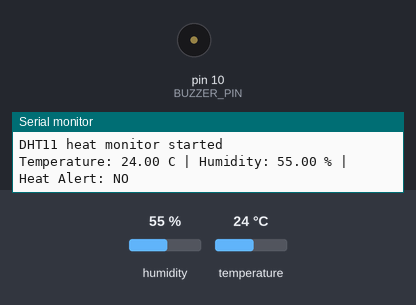
This sketch was run on a simulated Arduino Uno, built with avr-gcc and run on an emulated ATmega328P. On the bench: buzzer (waves = sounding), the last lines printed to the serial monitor. The test bench sets the inputs (shaded band); at power-on: temperature 24 °C, humidity 55 %.

Above: at 1.7 s.
1.8 s: temperature set to 28 °C
4.5 s: temperature set to 31 °C
At 5.2 s:
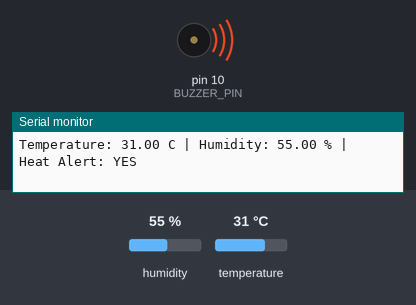
Timing chart, 0 to 7.5 s (numbered marks = the images above; inputs shaded):
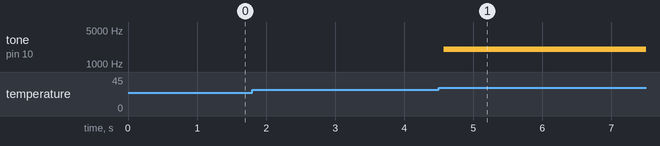

Measured:
- the behaviour switches between 29 and 30 °C on temperature (found by bisection; images 0 and 1)
- after the input at 4.5 s, tone on pin 10 (BUZZER_PIN): silent → 2000 Hz after 0.07 s

The sketch:

voinex.ino
```cpp
#include <DHT.h>

#define DHT_PIN A1
#define DHT_TYPE DHT11
#define BUZZER_PIN 10

const float HEAT_LIMIT = 30.0;

DHT dht(DHT_PIN, DHT_TYPE);

void setup() {
  Serial.begin(115200);
  delay(500);

  pinMode(BUZZER_PIN, OUTPUT);

  dht.begin();
  noTone(BUZZER_PIN);

  Serial.println("DHT11 heat monitor started");
}

void loop() {
  float temperature = dht.readTemperature();
  float humidity = dht.readHumidity();

  if (isnan(temperature) || isnan(humidity)) {
    Serial.println("DHT11 Reading: ERROR");
    noTone(BUZZER_PIN);
    delay(2000);
    return;
  }

  Serial.print("Temperature: ");
  Serial.print(temperature);
  Serial.print(" C | Humidity: ");
  Serial.print(humidity);
  Serial.print(" % | Heat Alert: ");

  if (temperature >= HEAT_LIMIT) {
    tone(BUZZER_PIN, 2000);
    Serial.println("YES");
  } else {
    noTone(BUZZER_PIN);
    Serial.println("NO");
  }

  // DHT11 should not be read more often than about once every 2 seconds
  delay(2000);
}
```
